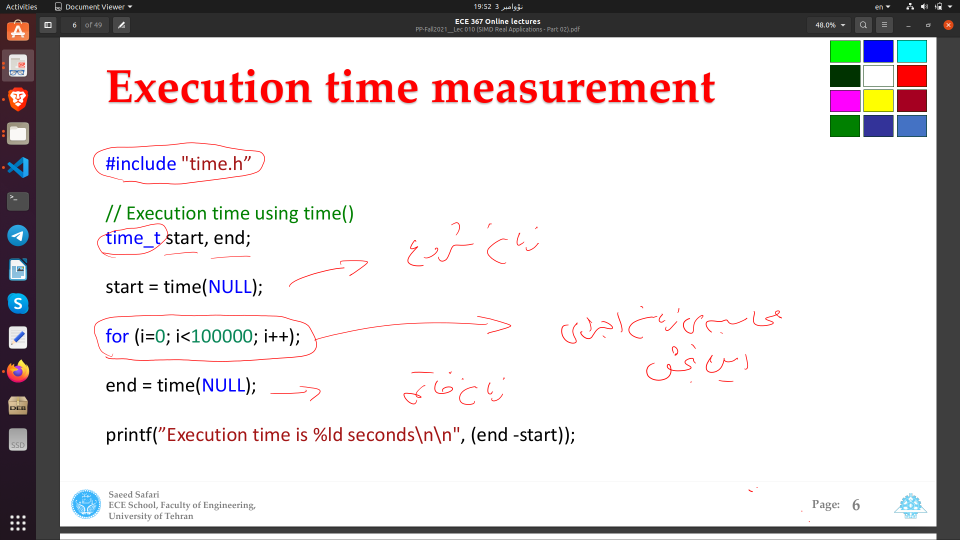
//> input picture CA2/Q3/assets/1.png, 1920 x 1080 px (shown at 1/2 size)
$ ./main   (built with g++ and OpenCV 4)
//> lines starting //> are read from the running program, lines starting //| are printed output that depends on the picture
#include <string>
#include <vector>
#include <sys/time.h>
#include <cstdlib>
#include <x86intrin.h>
#include <tmmintrin.h>
#include <ctime>
#include <opencv2/core.hpp>
#include <opencv2/highgui.hpp>

#define M128_GRAY_INTERVAL 16
#define MIL 1000000
#define OUTDIR "../out/"
#define FIRST_IMG "../assets/1.png"
#define SECOND_IMG "../assets/2.png"

using namespace cv;

int main()
{
    struct timeval start, end;
    clock_t sserial, eserial, sparallel, eparallel;

    // Load frames
    Mat img1 = imread(FIRST_IMG, IMREAD_GRAYSCALE);
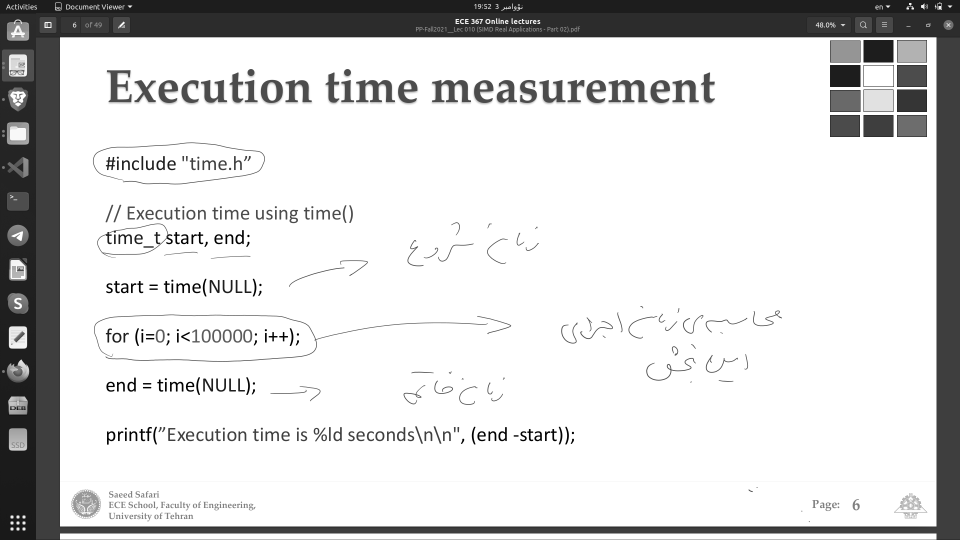
//> img1: 1080 rows x 1920 cols, CV_8UC1 (shown at 1/2 size); min 0, max 255, mean 214.7
    Mat img2 = imread(SECOND_IMG, IMREAD_GRAYSCALE);
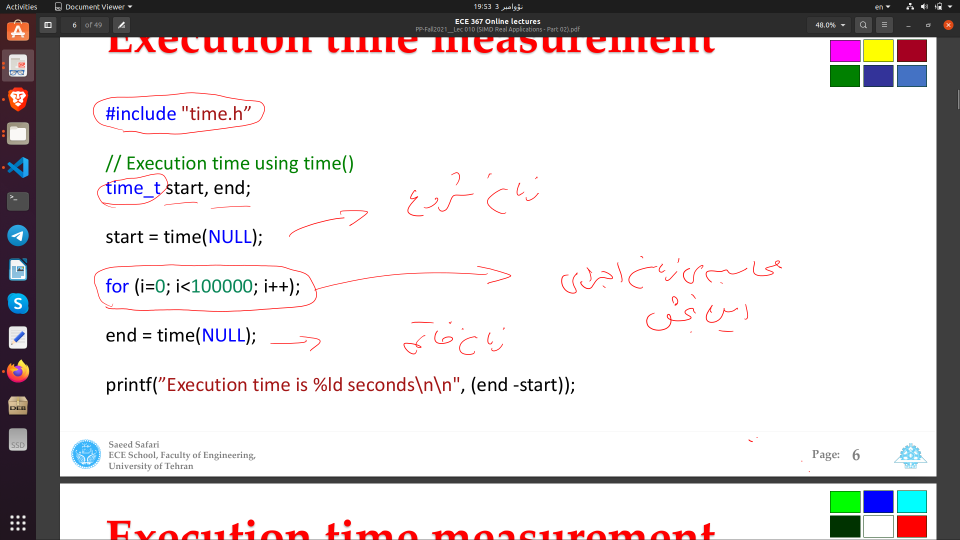
//> input picture CA2/Q3/assets/2.png, 1920 x 1080 px (shown at 1/2 size)
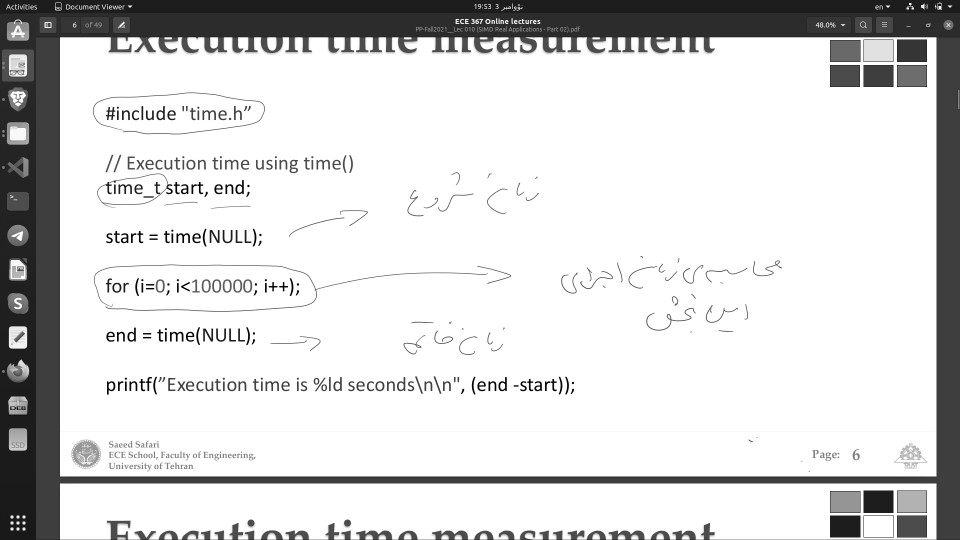
//> img2: 1080 rows x 1920 cols, CV_8UC1 (shown at 1/2 size); min 0, max 255, mean 214.5
    if (img1.size() != img2.size())
    {
        printf("Illegal frames\n");
        exit(EXIT_FAILURE);
    }
    const unsigned NCOLS = img1.cols;
//> NCOLS = 1920
    const unsigned NROWS = img2.rows;
//> NROWS = 1080

    // Serial
    cv::Mat seq_res(NROWS, NCOLS, CV_8U);

    // Define pointers
    uchar* seq_res_ptr = seq_res.data;
    uchar* img1_ptr = img1.data;
    uchar* img2_ptr = img2.data;


    gettimeofday(&start, NULL);
    sserial = clock();
    for(int i = 0; i < NROWS; i++)
    {
        for(int j = 0; j < NCOLS; j++)
        {
            *(seq_res_ptr + i * NCOLS + j) = abs(
                *(img1_ptr + i * NCOLS + j) - *(img2_ptr + i * NCOLS + j)
                );
        }
    }
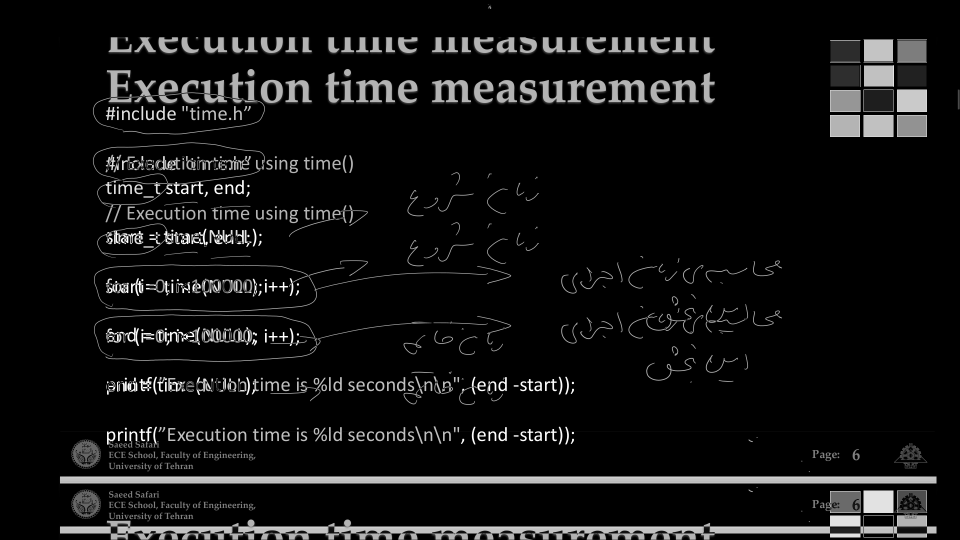
//> seq_res: 1080 rows x 1920 cols, CV_8UC1 (shown at 1/2 size); min 0, max 255, mean 17.3
    eserial = clock();
    gettimeofday(&end, NULL);

    img1.release();
    img2.release();
    img1_ptr = NULL;
    img2_ptr = NULL;

    printf("Serial Result:\n\t"
       "- %0.6lf seconds\n",
       (double)(MIL*(end.tv_sec - start.tv_sec) +
       end.tv_usec - start.tv_usec) / MIL);
    cv::namedWindow("Serial", cv::WINDOW_AUTOSIZE);
    imshow("Serial", seq_res);
    imwrite(OUTDIR "Q3 Serial.png", seq_res);

    // Parallel
    Mat pimg1 = imread(FIRST_IMG, IMREAD_GRAYSCALE);
    Mat pimg2 = imread(SECOND_IMG, IMREAD_GRAYSCALE);
    __m128i p1, p2, diff12, diff21, diff;

    gettimeofday(&start, NULL);
    sparallel = clock();
    for (int i = 0; i < NROWS; i++)
    {
        for (int j = 0; j < NCOLS; j += M128_GRAY_INTERVAL)
        {
            p1 = _mm_load_si128(reinterpret_cast<__m128i*>(pimg1.data + i*NCOLS + j));
            p2 = _mm_load_si128(reinterpret_cast<__m128i*>(pimg2.data + i*NCOLS + j));
            diff12 = _mm_subs_epu8(p1, p2);
            diff21 = _mm_subs_epu8(p2, p1);
            diff = _mm_or_si128(diff12, diff21); // Safe because one is zero see http://0x80.pl/notesen/2018-03-11-sse-abs-unsigned.html
            _mm_store_si128(reinterpret_cast<__m128i*>(pimg1.data + i*NCOLS + j), diff);
        }
    }
    eparallel = clock();
    gettimeofday(&end, NULL);
    printf("Parallel Result:\n\t"
           "- %0.6lf seconds\n",
           (double)(MIL*(end.tv_sec - start.tv_sec) +
           end.tv_usec - start.tv_usec) / MIL);
    cv::namedWindow("Parallel", cv::WINDOW_AUTOSIZE);
    imshow("Parallel", pimg1);
    imwrite(OUTDIR "Q3 Parallel.png", pimg1);

    printf("Speedup:\n\t"
       "- %0.4f\n", (float)(eserial-sserial) / (float)((eparallel-sparallel)));
    waitKey(0);

    return 0;
}
